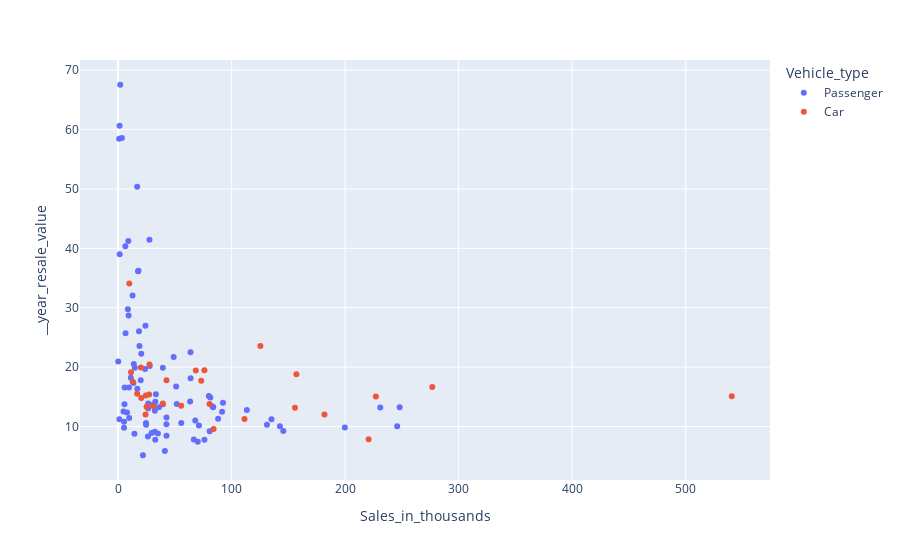

Notebook cell for this chart:
### Code cell
px.scatter(data_frame=data,x="Sales_in_thousands", y="__year_resale_value", color="Vehicle_type")
